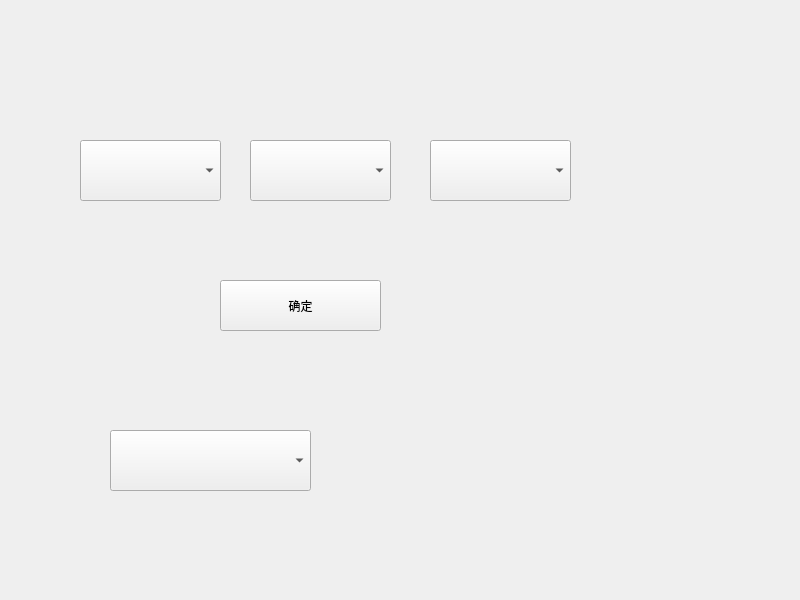
<?xml version="1.0" encoding="UTF-8"?>
<ui version="4.0">
 <class>Widget</class>
 <widget class="QWidget" name="Widget">
  <property name="geometry">
   <rect>
    <x>0</x>
    <y>0</y>
    <width>800</width>
    <height>600</height>
   </rect>
  </property>
  <property name="windowTitle">
   <string>Widget</string>
  </property>
  <widget class="QComboBox" name="comboBox">
   <property name="geometry">
    <rect>
     <x>80</x>
     <y>140</y>
     <width>141</width>
     <height>61</height>
    </rect>
   </property>
  </widget>
  <widget class="QComboBox" name="comboBox_2">
   <property name="geometry">
    <rect>
     <x>250</x>
     <y>140</y>
     <width>141</width>
     <height>61</height>
    </rect>
   </property>
  </widget>
  <widget class="QComboBox" name="comboBox_3">
   <property name="geometry">
    <rect>
     <x>430</x>
     <y>140</y>
     <width>141</width>
     <height>61</height>
    </rect>
   </property>
  </widget>
  <widget class="QPushButton" name="pushButton">
   <property name="geometry">
    <rect>
     <x>220</x>
     <y>280</y>
     <width>161</width>
     <height>51</height>
    </rect>
   </property>
   <property name="text">
    <string>确定</string>
   </property>
  </widget>
  <widget class="QComboBox" name="comboBox_4">
   <property name="geometry">
    <rect>
     <x>110</x>
     <y>430</y>
     <width>201</width>
     <height>61</height>
    </rect>
   </property>
  </widget>
 </widget>
 <resources/>
 <connections/>
</ui>
